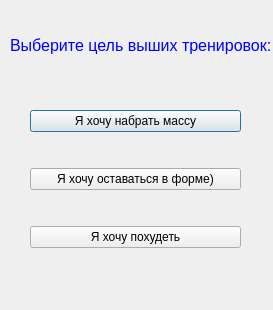
<?xml version="1.0" encoding="UTF-8"?>
<ui version="4.0">
 <class>ChoiseTraining</class>
 <widget class="QDialog" name="ChoiseTraining">
  <property name="geometry">
   <rect>
    <x>0</x>
    <y>0</y>
    <width>273</width>
    <height>310</height>
   </rect>
  </property>
  <property name="windowTitle">
   <string>Dialog</string>
  </property>
  <widget class="QLabel" name="label">
   <property name="geometry">
    <rect>
     <x>10</x>
     <y>30</y>
     <width>261</width>
     <height>31</height>
    </rect>
   </property>
   <property name="text">
    <string>&lt;html&gt;&lt;head/&gt;&lt;body&gt;&lt;p&gt;&lt;span style=&quot; font-size:12pt; color:#0000ff;&quot;&gt;Выберите цель выших тренировок:&lt;/span&gt;&lt;/p&gt;&lt;/body&gt;&lt;/html&gt;</string>
   </property>
  </widget>
  <widget class="QWidget" name="verticalLayoutWidget">
   <property name="geometry">
    <rect>
     <x>30</x>
     <y>80</y>
     <width>211</width>
     <height>201</height>
    </rect>
   </property>
   <layout class="QVBoxLayout" name="verticalLayout">
    <item>
     <widget class="QPushButton" name="pushButton">
      <property name="text">
       <string>Я хочу набрать массу</string>
      </property>
     </widget>
    </item>
    <item>
     <widget class="QPushButton" name="pushButton_2">
      <property name="text">
       <string>Я хочу оставаться в форме)</string>
      </property>
     </widget>
    </item>
    <item>
     <widget class="QPushButton" name="pushButton_3">
      <property name="text">
       <string>Я хочу похудеть</string>
      </property>
     </widget>
    </item>
   </layout>
  </widget>
 </widget>
 <resources/>
 <connections/>
</ui>
